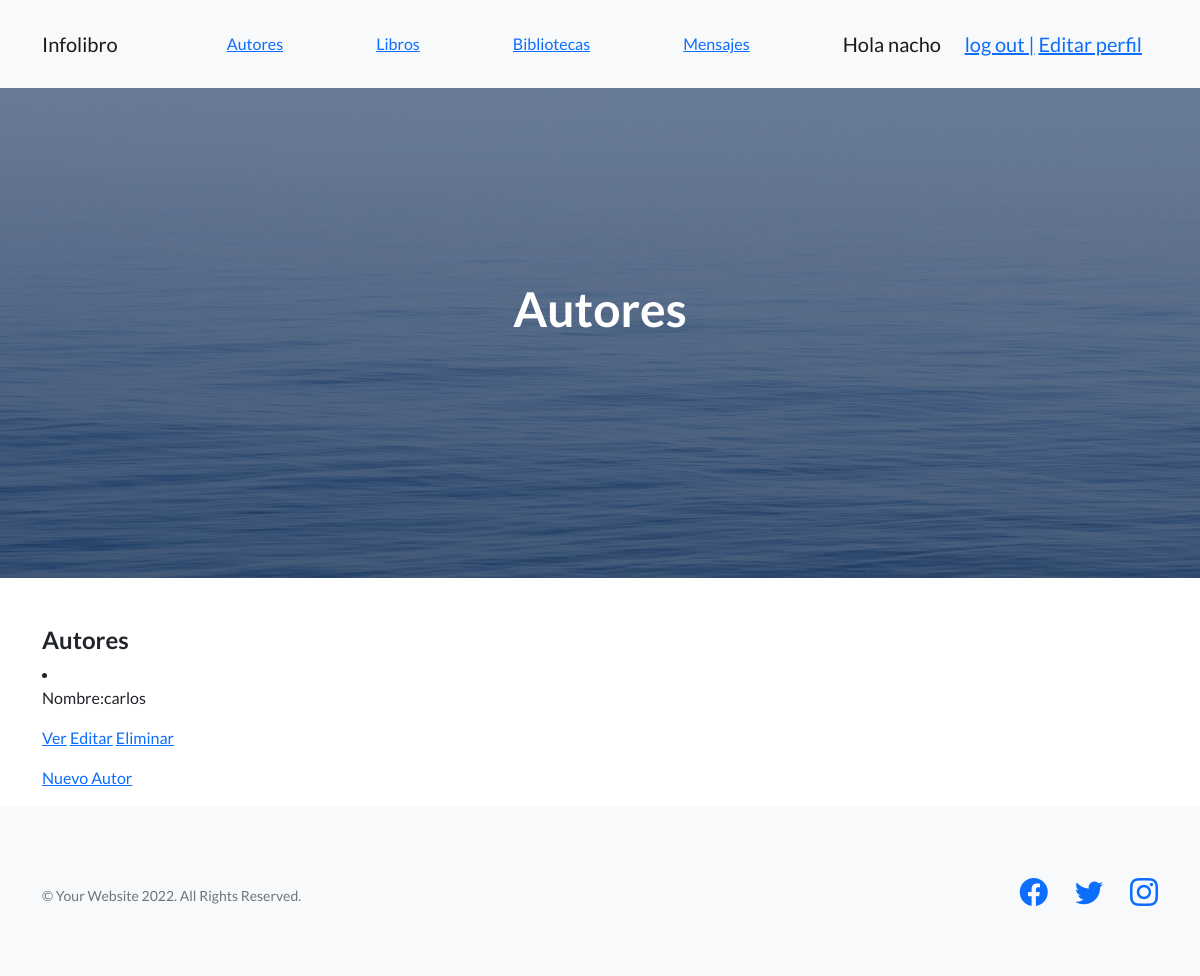
Before: /list-autor/ (signed in) with the older database file.
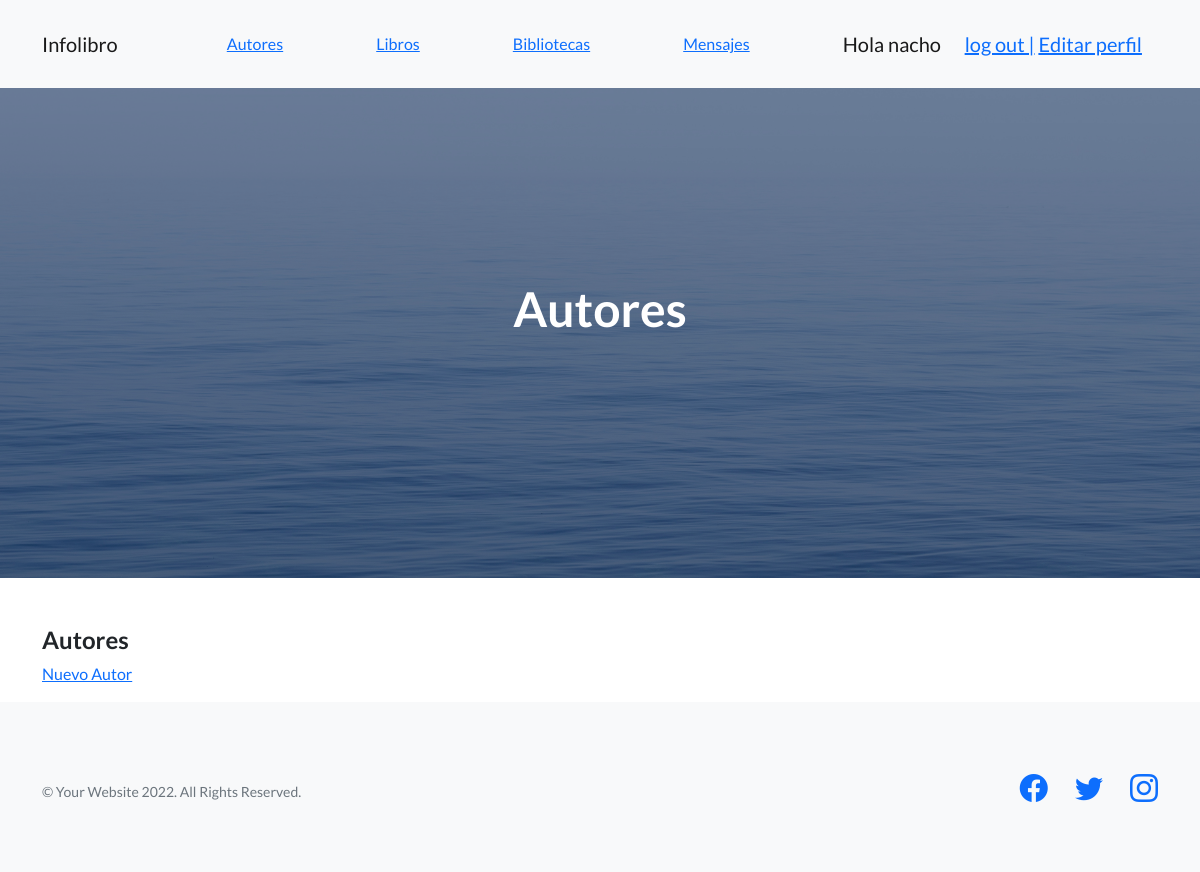
After: the same page with the newer database file.
### AppProyecto/models.py (models this page shows, shortened)
class autor(models.Model):
    nombre=models.CharField(max_length=50)
    apellido=models.CharField(max_length=50)
    edad=models.CharField(max_length=50)
    foto=models.ImageField(upload_to='autor',null=True,blank=True,default='blank.png')
    biografia=models.TextField(null=True,blank=True)
    class meta:
        verbose_name_plural='Autores'

### AppProyecto/views.py (the view)
# urls.py: path('list-autor/',List_autor.as_view(), name='list-autor'),
class List_autor (ListView):
    model = autor
    template_name = 'AppProyecto/list-autor.html'

### AppProyecto/templates/AppProyecto/list-autor.html (shortened to what this page needs)
{% extends 'AppProyecto/padre.html' %}
{% block encabezado %}Autores{% endblock %}
{% block contenido %}
<section class="mt-5">
    <div class="container">
        <div class="row">
            <div class= "col-lg-12">
                <h4>Autores</h4>
                {% for autor in object_list %}
                <li>
                    <p>Nombre:{{ autor.nombre }}</p>
                    <p>
                        <a href="{% url 'detail-autor' autor.id %}">Ver</a>
                        <a href="{% url 'update-autor' autor.id %}">Editar</a>
                        <a href="{% url 'delete-autor' autor.id %}">Eliminar</a>
                    </p>
                </li>
                {% endfor %}
                <p>
                    <a href="{% url 'create-autor' %}">Nuevo Autor</a>
                </p>
            </div>
        </div>
    </div>
</section>
{% endblock %}

Changed rows visible on the page:
removed autor: nombre "carlos"
